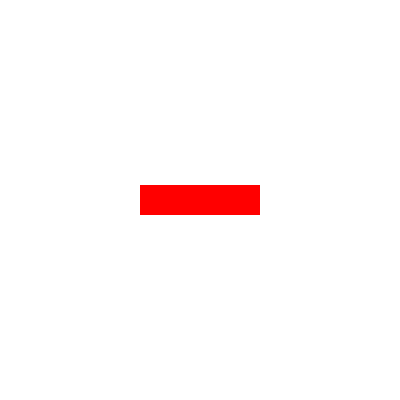
Frame 1 (no input)
Frame 60 (the mouse pressed at the canvas centre just before this capture): identical to frame 1, image omitted
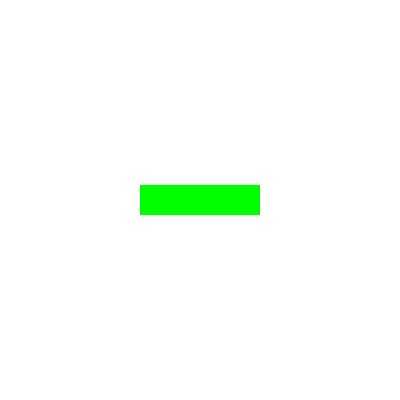
Frame 120 (the mouse held since frame 60 and released just before this capture)

The Processing sketch that drew these frames (run headless with seeded random() and noise(); from frame 60 on, the mouse is pressed at the canvas centre):

// Processing sketch: button_hitdetection
// ── button_hitdetection.pde
// object 1
float x1 = 0;
float y1 = 0;
float w1 = 40;
float h1 = 40;

boolean hit = false;

void setup() {
  size(400, 400);

  w1 = 120;
  h1 = 30;

  x1 = width*0.5 - w1 * 0.5;
  y1 = height*0.5 - h1 *0.5;
}


void draw() {
  background(255); 

  noStroke();
  
  if(hit == true) {
    fill(0, 255, 0);
  }
  
  if(hit == false) {
    fill(255,0,0);
  }
  
  rect( x1, y1, w1, h1);
}

void mousePressed() {
  if (mouseX > x1 && mouseX < x1 + w1 && mouseY > y1 && mouseY < y1 + h1) {
    println(" CLICK");
    hit = true;
  } else {
    println("NO CLICK");
    hit = false;
  }

  
}
